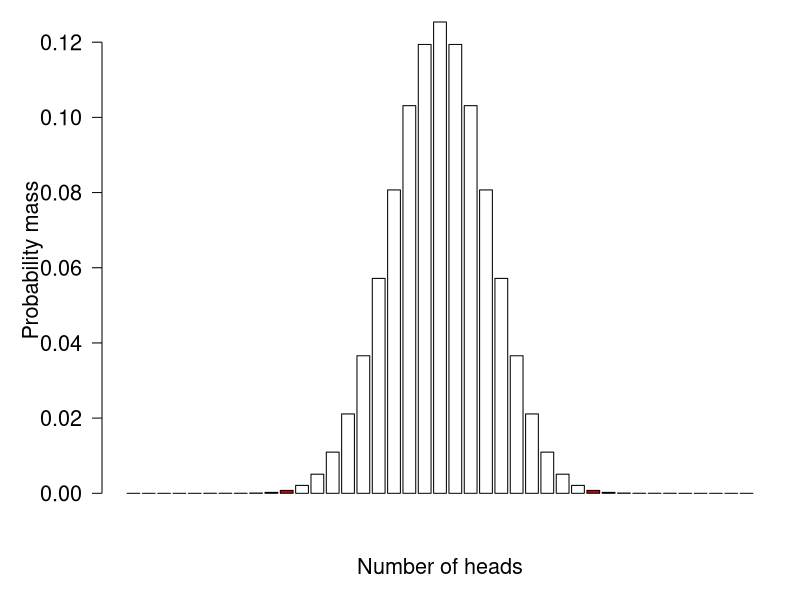

Source code (R):
## ---- chunk 1
# make a matrix from the table above
a <- matrix(c(17,6,3,4,4,14), byrow=TRUE, nrow=3)
a
## ---- chunk 2
#| warning: false


chisq.test(a)$expected
## ---- chunk 3
fisher.test(a)
## ---- chunk 4
# make a matrix from the table above
b <- matrix(c(33, 15, 8, 13, 9, 22), byrow=TRUE, nrow=3)
b
## ---- chunk 5
1-pchisq(13.392, 2)
## ---- chunk 6
# chi squared test
chi.b <- chisq.test(b)
chi.b
## ---- chunk 7
# check the expected counts
# if >1 are <5, consider a Fisher's exact test
chi.b$expected
## ---- chunk 8
sum(dbinom(c(0:10, 30:40), 40, 0.5))
## ---- chunk 9
#| fig.width: 8
#| fig.height: 6
#| echo: false
x <- 0:40
y <- dbinom(x, 40, 0.5)
cols <- rep("grey70", length(7))
cols[c(1:11, 31:41)] <- "red3"
    
par(mar=c(5.1, 5.1, 1.1, 1.1), bty="n", lend=1, las=1, 
    cex.axis=1.3, cex.lab=1.3)
barplot(y, xlab="Number of heads", ylab="Probability mass", col=cols)

## ---- chunk 10
binom.test(30, 40, p=0.5)
## ---- chunk 11
a <- matrix(c(20, 10, 30, 40), nrow=2)
mcnemar.test(a)
